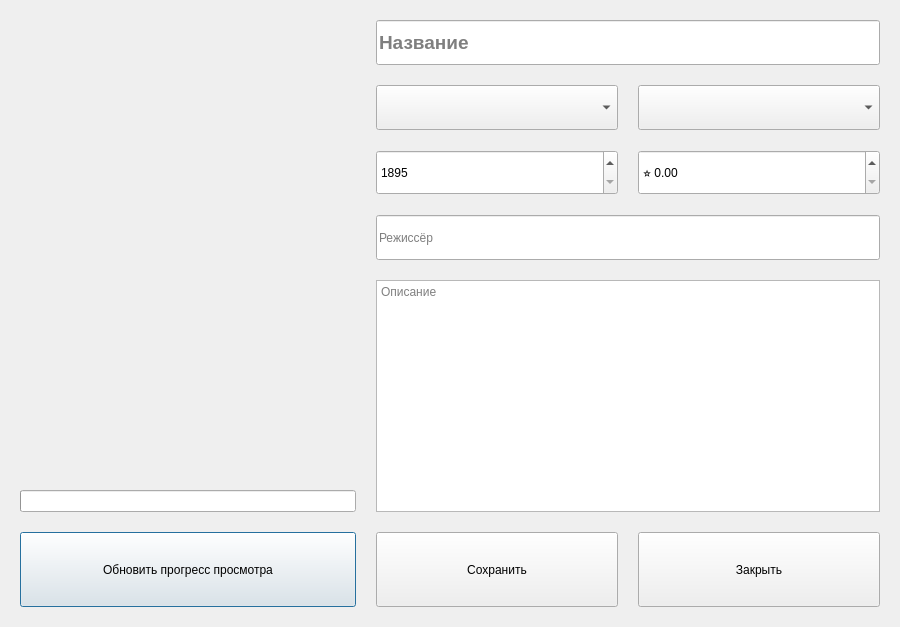
<?xml version="1.0" encoding="UTF-8"?>
<ui version="4.0">
 <class>MovieDetailsDialog</class>
 <widget class="QDialog" name="MovieDetailsDialog">
  <property name="geometry">
   <rect>
    <x>0</x>
    <y>0</y>
    <width>900</width>
    <height>604</height>
   </rect>
  </property>
  <property name="windowTitle">
   <string>Информация о фильме</string>
  </property>
  <layout class="QHBoxLayout" name="horizontalLayout" stretch="4,6">
   <property name="spacing">
    <number>20</number>
   </property>
   <property name="leftMargin">
    <number>20</number>
   </property>
   <property name="topMargin">
    <number>20</number>
   </property>
   <property name="rightMargin">
    <number>20</number>
   </property>
   <property name="bottomMargin">
    <number>20</number>
   </property>
   <item>
    <layout class="QVBoxLayout" name="posterLayout">
     <item>
      <widget class="QLabel" name="posterLabel">
       <property name="minimumSize">
        <size>
         <width>300</width>
         <height>450</height>
        </size>
       </property>
       <property name="alignment">
        <set>Qt::AlignCenter</set>
       </property>
      </widget>
     </item>
     <item>
      <widget class="QProgressBar" name="progressBar"/>
     </item>
     <item>
      <widget class="QPushButton" name="progressButton">
       <property name="minimumSize">
        <size>
         <width>0</width>
         <height>75</height>
        </size>
       </property>
       <property name="text">
        <string>Обновить прогресс просмотра</string>
       </property>
      </widget>
     </item>
    </layout>
   </item>
   <item>
    <layout class="QVBoxLayout" name="detailsLayout">
     <item>
      <widget class="QLineEdit" name="titleEdit">
       <property name="minimumSize">
        <size>
         <width>0</width>
         <height>45</height>
        </size>
       </property>
       <property name="font">
        <font>
         <pointsize>14</pointsize>
         <weight>75</weight>
         <bold>true</bold>
        </font>
       </property>
       <property name="placeholderText">
        <string>Название</string>
       </property>
      </widget>
     </item>
     <item>
      <layout class="QHBoxLayout" name="typeGenreLayout">
       <item>
        <widget class="QComboBox" name="typeCombo">
         <property name="minimumSize">
          <size>
           <width>0</width>
           <height>45</height>
          </size>
         </property>
        </widget>
       </item>
       <item>
        <widget class="QComboBox" name="genreCombo">
         <property name="minimumSize">
          <size>
           <width>0</width>
           <height>45</height>
          </size>
         </property>
        </widget>
       </item>
      </layout>
     </item>
     <item>
      <layout class="QHBoxLayout" name="yearRatingLayout">
       <item>
        <widget class="QSpinBox" name="yearSpin">
         <property name="minimumSize">
          <size>
           <width>0</width>
           <height>45</height>
          </size>
         </property>
         <property name="minimum">
          <number>1895</number>
         </property>
         <property name="maximum">
          <number>2100</number>
         </property>
        </widget>
       </item>
       <item>
        <widget class="QDoubleSpinBox" name="ratingSpin">
         <property name="minimumSize">
          <size>
           <width>0</width>
           <height>45</height>
          </size>
         </property>
         <property name="prefix">
          <string>⭐ </string>
         </property>
         <property name="maximum">
          <double>10.000000000000000</double>
         </property>
         <property name="singleStep">
          <double>0.100000000000000</double>
         </property>
        </widget>
       </item>
      </layout>
     </item>
     <item>
      <widget class="QLineEdit" name="directorEdit">
       <property name="minimumSize">
        <size>
         <width>0</width>
         <height>45</height>
        </size>
       </property>
       <property name="placeholderText">
        <string>Режиссёр</string>
       </property>
      </widget>
     </item>
     <item>
      <widget class="QTextEdit" name="overviewEdit">
       <property name="minimumSize">
        <size>
         <width>0</width>
         <height>200</height>
        </size>
       </property>
       <property name="placeholderText">
        <string>Описание</string>
       </property>
      </widget>
     </item>
     <item>
      <layout class="QHBoxLayout" name="buttonsLayout">
       <item>
        <widget class="QPushButton" name="saveButton">
         <property name="minimumSize">
          <size>
           <width>0</width>
           <height>75</height>
          </size>
         </property>
         <property name="text">
          <string>Сохранить</string>
         </property>
        </widget>
       </item>
       <item>
        <widget class="QPushButton" name="closeButton">
         <property name="minimumSize">
          <size>
           <width>0</width>
           <height>75</height>
          </size>
         </property>
         <property name="text">
          <string>Закрыть</string>
         </property>
        </widget>
       </item>
      </layout>
     </item>
    </layout>
   </item>
  </layout>
 </widget>
 <resources/>
 <connections/>
</ui>
